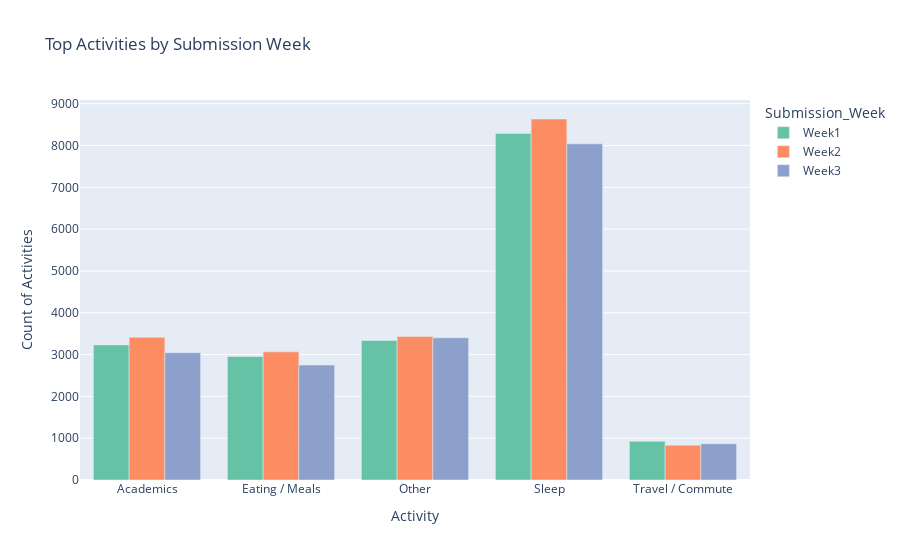

The cell this chart's notebook holds for it:
### Markdown cell above
**Activities Most Common in Each Week**

### Code cell
# Count top 5 activities per week
top_activities = cleaned_data.groupby(['Submission_Week', 'Activity_Cleaned']).size().reset_index(name='Count')

# Optional: pick top 5 activities across ALL weeks for simpler view
top_activities_list = cleaned_data['Activity_Cleaned'].value_counts().head(5).index.tolist()
top_activities = top_activities[top_activities['Activity_Cleaned'].isin(top_activities_list)]

# Plot
fig = px.bar(
    top_activities,
    x='Activity_Cleaned',
    y='Count',
    color='Submission_Week',
    barmode='group',
    title='Top Activities by Submission Week',
    color_discrete_sequence=px.colors.qualitative.Set2
)

fig.update_layout(
    xaxis_title='Activity',
    yaxis_title='Count of Activities',
)

fig.show()

### Figure 1 — Plotly figure (JSON) as saved in the notebook; plotly's stock layout.template omitted (floating-point values rounded to 4 significant figures)
{"data": [{"alignmentgroup": "True", "hovertemplate": "Submission_Week=Week1<br>Activity_Cleaned=%{x}<br>Count=%{y}<extra></extra>", "legendgroup": "Week1", "marker": {"color": "rgb(102,194,165)", "pattern": {"shape": ""}}, "name": "Week1", "offsetgroup": "Week1", "orientation": "v", "showlegend": true, "textposition": "auto", "type": "bar", "x": ["Academics", "Eating / Meals", "Other", "Sleep", "Travel / Commute"], "xaxis": "x", "y": [3232, 2955, 3337, 8290, 926], "yaxis": "y"}, {"alignmentgroup": "True", "hovertemplate": "Submission_Week=Week2<br>Activity_Cleaned=%{x}<br>Count=%{y}<extra></extra>", "legendgroup": "Week2", "marker": {"color": "rgb(252,141,98)", "pattern": {"shape": ""}}, "name": "Week2", "offsetgroup": "Week2", "orientation": "v", "showlegend": true, "textposition": "auto", "type": "bar", "x": ["Academics", "Eating / Meals", "Other", "Sleep", "Travel / Commute"], "xaxis": "x", "y": [3413, 3065, 3432, 8635, 831], "yaxis": "y"}, {"alignmentgroup": "True", "hovertemplate": "Submission_Week=Week3<br>Activity_Cleaned=%{x}<br>Count=%{y}<extra></extra>", "legendgroup": "Week3", "marker": {"color": "rgb(141,160,203)", "pattern": {"shape": ""}}, "name": "Week3", "offsetgroup": "Week3", "orientation": "v", "showlegend": true, "textposition": "auto", "type": "bar", "x": ["Academics", "Eating / Meals", "Other", "Sleep", "Travel / Commute"], "xaxis": "x", "y": [3044, 2749, 3401, 8041, 866], "yaxis": "y"}], "layout": {"barmode": "group", "legend": {"title": {"text": "Submission_Week"}, "tracegroupgap": 0}, "title": {"text": "Top Activities by Submission Week"}, "xaxis": {"anchor": "y", "domain": [0, 1], "title": {"text": "Activity"}}, "yaxis": {"anchor": "x", "domain": [0, 1], "title": {"text": "Count of Activities"}}}}
